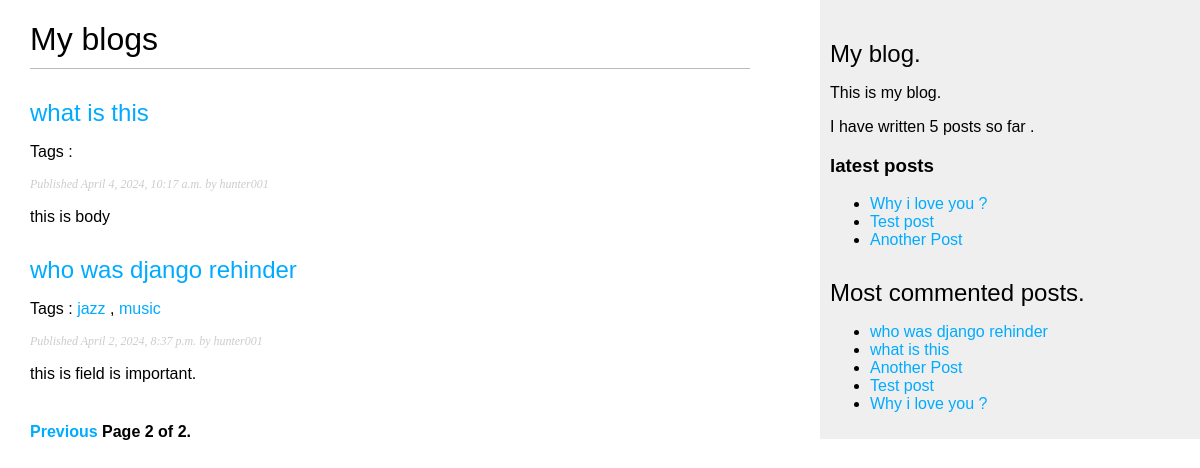
/blog/?page=2, run on an earlier commit of the app's database.
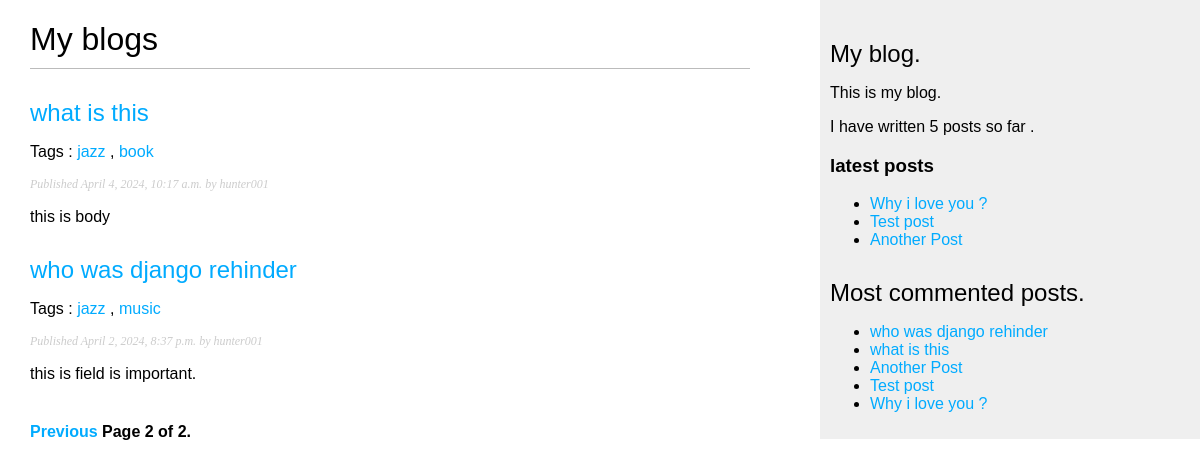
And on a later commit of the database.
### blog/models.py (models this page shows, shortened)
class Post(models.Model):
    class Status(models.TextChoices):
        DRAFT = 'DF','draft'
        PUBLISHED = 'PB','Published'
    title = models.CharField(max_length=250)
    slug = models.SlugField(max_length=250,
                            unique='publish')
    author = models.ForeignKey(User,
                               on_delete=models.CASCADE,
                               related_name='blog_posts')
    body = models.TextField()
    publish = models.DateTimeField(default=timezone.now())
    created = models.DateTimeField(auto_now_add=True)
    updated = models.DateTimeField(auto_now=True)
    tags = TaggableManager()
    status = models.CharField(
        max_length=2,
        choices=Status.choices,
        default=Status.DRAFT
    )
    objects = models.Manager() # default manager
    published = PublishedManager() # custom manager
    class Meta:
        ordering = ['-publish']
        indexes = [
            models.Index(fields=['-publish']),
        ]
    def get_absolute_url(self):
        return reverse('blog:post_detail',args=[self.publish.year,
                                                self.publish.month,
                                                self.publish.day,
                                                self.slug
                                                ])

### blog/views.py (the view)
# urls.py: path('',views.post_list,name='post_list'),
def post_list(request,tag_slug=None):
    post_list = Post.published.all()
    tag = None
    if tag_slug:
        tag = get_object_or_404(Tag,slug=tag_slug)
        post_list = post_list.filter(tags__in=[tag])
    paginator = Paginator(post_list,3)
    page_number = request.GET.get('page',1)
    try:
        posts = paginator.page(page_number)
    except PageNotAnInteger:
        posts = paginator.page(1)
    except EmptyPage:
        posts = paginator.page(num_pages)
    return render(
        request,
        'blog/post/list.html',
        {
            'posts':posts,
            'tag':tag
        }
    )

### blog/models.py (called while the page is built)
    def get_queryset(self):
        return super().get_queryset().filter(status=Post.Status.PUBLISHED)

### blog/templatetags/blog_tags.py (called while the page is built)
@register.simple_tag
def total_posts():
    return Post.published.count()

@register.inclusion_tag('blog/post/latest_posts.html')
def show_latest_posts(count=5):
    latest_posts = Post.published.order_by('-publish')[:count]
    return {
        'latest_posts' : latest_posts
    }

@register.simple_tag
def get_most_commented_post(count=5):
    return Post.published.annotate(
        total_comments=Count('comments')
    ).order_by('-total_comments')[:count]

@register.filter(name="markdown")
def markdown_format(text):
    return mark_safe(markdown.markdown(text))

### blog/templates/blog/post/list.html (shortened to what this page needs)
{% extends "blog/base.html" %}
{% load blog_tags %}
{% block content %}
  <h1>My blogs</h1>
  {% for post in posts%}
    <h2>
    <a href="{{ post.get_absolute_url }}">{{post.title}}
    </a>
    </h2>
    <p class='tags'>
    Tags :
    {% for tag in post.tags.all %}
     <a href="{% url "blog:post_list_by_tag" tag.slug %}">
      {{tag.name}}
     </a>
     {% if not forloop.last %}, {% endif %}
    {% endfor %}
    </p>
    <p class="date">
    Published {{post.publish}} by {{post.author}}
    </p>
    {{ post.body|markdown|truncatewords_html:30}}
  {% endfor %}
{% include "pagination.html" with page=posts %}
{% endblock %}

### blog/templates/blog/base.html (shortened to what this page needs)
{% load blog_tags %}
{% load static %}
<!DOCTYPE html>
<html>
    <head>
        <link href="{% static "css/blog.css" %}" rel="stylesheet">
    </head>
    <body>
       <div id="content">
         {% block content %}
         {% endblock %}
       </div>
       <div id="sidebar">
         <h2>My blog.</h2>
         <p>This is my blog.</p>
         I have written {% total_posts %} posts so far .
         <h3>latest posts</h3>
         {% show_latest_posts 3%}
         <h2>Most commented posts.</h2>
         {% get_most_commented_post as commented_post %}
         <ul>
           {% for post in commented_post %}
             <li>
               <a href="{{ post.get_absolute_post  }}">{{post.title}}</a>
             </li>
           {% endfor %}
         </ul>
       </div>
    </body>
</html>

### blog/templates/blog/post/latest_posts.html
<ul>
  {% for post in latest_posts %}
    <li>
       <a href="{{ post.get_absolute_url }}">{{ post.title}}</a>
    </li>
  {% endfor %}
</ul>

What changed in the data, as far as the page shows it:
changed Post "what is this": gains Tag (name "jazz")
added Tag: name "book", shown under Post "what is this"
